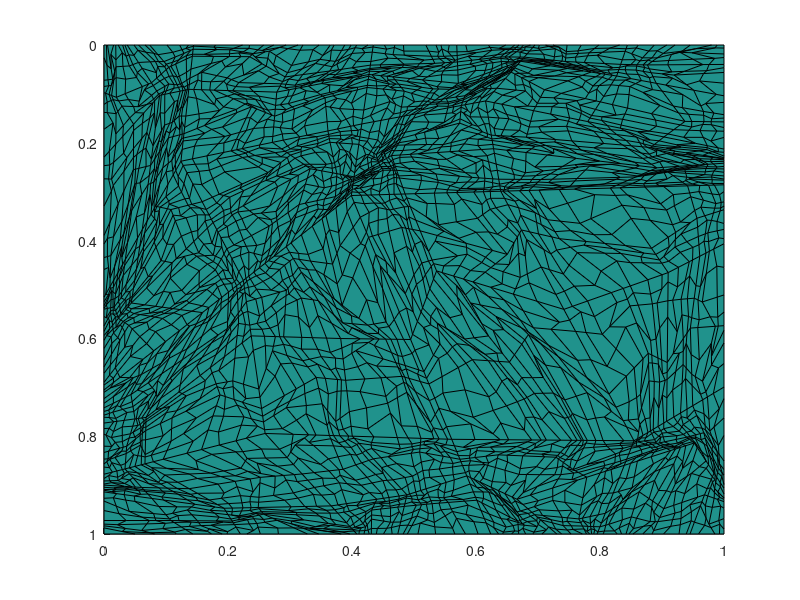

The MATLAB script that drew this image:
clear all; close all; clc;

% This routine generates an nm by nm mesh, commonly known as a
% Shestakov mesh, with 0 < r < rm and 0 < z < zm. The randomness
% is controlled by parameter "a", where 0 <= a <= 0.5. A value of 
% a = 0.5 gives a rectangular % mesh. Boomerang zones are allowed 
% but bowties are not allowed.
%
% Matlab version by Jean C. Ragusa, Texas A&M University, April 1, 2013
%
% based on the original Fortran program by Alek Sheshakov; that program 
% is found in: Nuclear Science & Engineering, Vol 105, pp.88-104 (1990),
% "Test Problems in Radiative Transfer Calculations", by A. Shestakov, 
% D. Kershaw, and G. Zimmerman
%
% Thanks also to Michael Hall (LANL) for providing a copy of the original  
% F77 program
%
% issues/comments about the matlab code: send an email to
% jean.ragusa@tamu.edu

% number of subdivisions of the original rectangle
nc = 6;
% random parameter
a  = 0.25;
% rectangle dimensions
L = 1;
rm = L;
zm = L;

% allocate memory
nm = 2^nc + 1;
ind = nm-1;
r=zeros(nm,nm);
z=zeros(nm,nm);

% initialize 4 corners
for i = 0:1
    k = 1 + i*ind;
    for j = 0:1
        l = 1 + j*ind;
        r(k,l) = L*(1-i);
        z(k,l) = L*j;
    end
end

% fill in the rest of the points
for nl = 0:nc-1
    nn = 2^nl;
    inc = ind/nn;
    inch = inc/2;
    for k = 1:nn
        k1 = 1+(k-1)*inc;
        k2 = k1+inc;
        k3 = k1+inch;
        for l = 1:nn
            l1 = 1+(l-1)*inc;
            l2 = l1+inc;
            l3 = l1+inch;
            if (l==1)
                ar = a+rand(1,1)*(1-2*a);
                r(k3,l1) = ar*r(k1,l1)+(1-ar)*r(k2,l1);
                z(k3,l1) = ar*z(k1,l1)+(1-ar)*z(k2,l1);
            end
            ar = a+rand(1,1)*(1-2*a);
            r(k2,l3) = ar*r(k2,l1)+(1-ar)*r(k2,l2);
            z(k2,l3) = ar*z(k2,l1)+(1-ar)*z(k2,l2);
            ar = a+rand(1,1)*(1-2*a);
            r(k3,l2) = ar*r(k1,l2)+(1-ar)*r(k2,l2);
            z(k3,l2) = ar*z(k1,l2)+(1-ar)*z(k2,l2);
            if (k==1)
                ar = a+rand(1,1)*(1-2*a);
                r(k1,l3) = ar*r(k1,l1)+(1-ar)*r(k1,l2);
                z(k1,l3) = ar*z(k1,l1)+(1-ar)*z(k1,l2);
            end
            ar = a+rand(1,1)*(1-2*a);
            br = a+rand(1,1)*(1-2*a);
            r1 = r(k1,l1);
            r2 = r(k2,l1);
            r3 = r(k2,l2);
            r4 = r(k1,l2);
            z1 = z(k1,l1);
            z2 = z(k2,l1);
            z3 = z(k2,l2);
            z4 = z(k1,l2);
            % check for boomerang zones
            det2 = (r2-r1)*(z3-z2)-(r3-r2)*(z2-z1);
            det3 = (r3-r2)*(z4-z3)-(r4-r3)*(z3-z2);
            det4 = (r4-r3)*(z1-z4)-(r1-r4)*(z4-z3);
            det1 = (r1-r4)*(z2-z1)-(r2-r1)*(z1-z4);
            if (det2>0)
                d = (r4-r3)*(z2-z1)-(r2-r1)*(z4-z3);
                r3p = ((r2-r1)*(r4*z3-r3*z4)-(r4-r3)*(r2*z1-r1*z2))/d;
                z3p = ((z2-z1)*(r4*z3-r3*z4)-(z4-z3)*(r2*z1-r1*z2))/d;
                d = (r4-r1)*(z2-z3)-(r2-r3)*(z4-z1);
                r1p = ((r2-r3)*(r4*z1-r1*z4)-(r4-r1)*(r2*z3-r3*z2))/d;
                z1p = ((z2-z3)*(r4*z1-r1*z4)-(z4-z1)*(r2*z3-r3*z2))/d;
                r3 = r3p;
                z3 = z3p;
                r1 = r1p;
                z1 = z1p;
            elseif (det3>0)
                d = (r1-r4)*(z3-z2)-(r3-r2)*(z1-z4);
                r4p = ((r3-r2)*(r1*z4-r4*z1)-(r1-r4)*(r3*z2-r2*z3))/d;
                z4p = ((z3-z2)*(r1*z4-r4*z1)-(z1-z4)*(r3*z2-r2*z3))/d;
                d = (r1-r2)*(z3-z4)-(r3-r4)*(z1-z2);
                r2p = ((r3-r4)*(r1*z2-r2*z1)-(r1-r2)*(r3*z4-r4*z3))/d;
                z2p = ((z3-z4)*(r1*z2-r2*z1)-(z1-z2)*(r3*z4-r4*z3))/d;
                r4 = r4p;
                z4 = z4p;
                r2 = r2p;
                z2 = z2p;
            elseif (det4>0)
                d = (r2-r1)*(z4-z3)-(r4-r3)*(z2-z1);
                r1p = ((r4-r3)*(r2*z1-r1*z2)-(r2-r1)*(r4*z3-r3*z4))/d;
                z1p = ((z4-z3)*(r2*z1-r1*z2)-(z2-z1)*(r4*z3-r3*z4))/d;
                d = (r2-r3)*(z4-z1)-(r4-r1)*(z2-z3);
                r3p = ((r4-r1)*(r2*z3-r3*z2)-(r2-r3)*(r4*z1-r1*z4))/d;
                z3p = ((z4-z1)*(r2*z3-r3*z2)-(z2-z3)*(r4*z1-r1*z4))/d;
                r1 = r1p;
                z1 = z1p;
                r3 = r3p;
                z3 = z3p;
            elseif (det1>0)
                d = (r3-r2)*(z1-z4)-(r1-r4)*(z3-z2);
                r2p = ((r1-r4)*(r3*z2-r2*z3)-(r3-r2)*(r1*z4-r4*z1))/d;
                z2p = ((z1-z4)*(r3*z2-r2*z3)-(z3-z2)*(r1*z4-r4*z1))/d;
                d = (r3-r4)*(z1-z2)-(r1-r2)*(z3-z4);
                r4p = ((r1-r2)*(r3*z4-r4*z3)-(r3-r4)*(r1*z2-r2*z1))/d;
                z4p = ((z1-z2)*(r3*z4-r4*z3)-(z3-z4)*(r1*z2-r2*z1))/d;
                r2 = r2p;
                z2 = z2p;
                r4 = r4p;
                z4 = z4p;
            end
            r(k3,l3) = ar*br*r1 + ar*(1-br)*r4 + (1-ar)*br*r2 + (1-ar)*(1-br)*r3;
            z(k3,l3) = ar*br*z1 + ar*(1-br)*z4 + (1-ar)*br*z2 + (1-ar)*(1-br)*z3;
        end
    end
end

% plotting in matlab
figure(1)
surf(r,z,ones(nm,nm))
view(0,-90)
